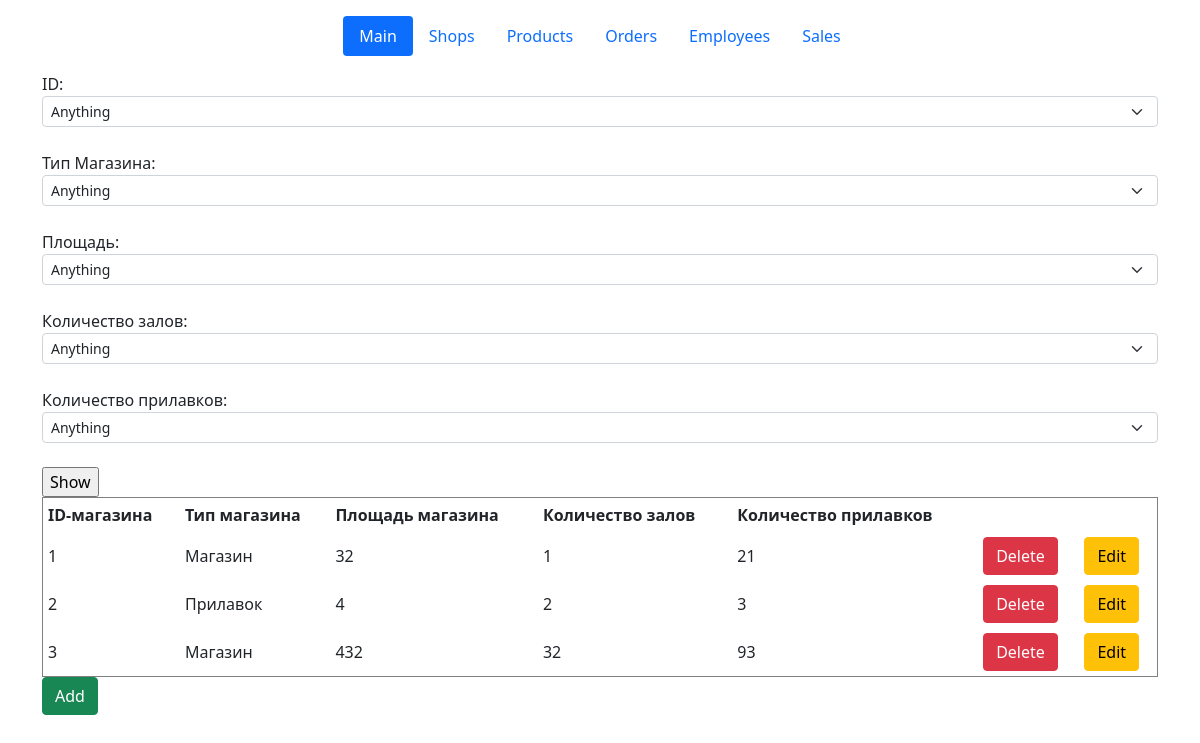
The page /shops on the database its author committed.
### classes_file.py (models this page shows, shortened)
class Shops(db.Model):
    id_shop = db.Column(db.Integer, primary_key=True)
    type_shop = db.Column(db.String(10), nullable=False)
    shops_area = db.Column(db.Integer, nullable=False)
    hall_count = db.Column(db.Integer, default=1)
    stall_count = db.Column(db.Integer, default=1)

### shops.py (the view)
@app.route('/shops')
def shops():
    if "action" in request.args:
        if request.args["action"] == "del": #для обратобки кнопки delete
            id_shop = request.args['id']
            shop = Shops.query.get_or_404(id_shop)
            try:
                db.session.delete(shop)
                db.session.commit()
                return redirect("/shops")
            except:
                return "При удалении записи произошла ошибка"
        elif request.args["action"] == "choice":
            id_lst = [request.args['id_shop']]
            type_shop_lst = [request.args['type_shop']]
            shops_area_lst = [request.args['shops_area']]
            hall_count_lst = [request.args['hall_count']]
            stall_count_lst = [request.args['stall_count']]
            if request.args['id_shop'] == "any":
                temp = db.session.execute(f"SELECT id_shop from Shops").fetchall()
                id_lst = [temp[i][0] for i in range(len(temp))]
            if request.args['type_shop'] == "any":
                temp = db.session.execute(f"SELECT type_shop from Shops").fetchall()
                type_shop_lst = [temp[i][0] for i in range(len(temp))]
            if request.args['shops_area'] == "any":
                temp = db.session.execute(f"SELECT shops_area from Shops").fetchall()
                shops_area_lst = [temp[i][0] for i in range(len(temp))]
            if request.args['hall_count'] == "any":
                temp = db.session.execute(f"SELECT hall_count from Shops").fetchall()
                hall_count_lst = [temp[i][0] for i in range(len(temp))]
            if request.args['stall_count'] == "any":
                temp = db.session.execute(f"SELECT stall_count from Shops").fetchall()
                stall_count_lst = [temp[i][0] for i in range(len(temp))]
            table = db.session.query(Shops).filter(Shops.id_shop.in_(id_lst)).filter(Shops.type_shop.in_(type_shop_lst)).filter(Shops.shops_area.in_(shops_area_lst)).filter(Shops.hall_count.in_(hall_count_lst)).filter(Shops.stall_count.in_(stall_count_lst ))
            return render_template("shops.html", table=table)
        else:
            return redirect("/shops")
    else:
        table = Shops.query.order_by(Shops.id_shop).all()
        return render_template("shops.html", table=table)

### templates/shops.html (shortened to what this page needs)
{% extends 'base.html' %}
{% block body %}
<form action="/shop-choice" method="POST" id="data">
        ID:
            <select name="id_shop" class="form-select form-select-sm">
                <option value="any" label = "Anything">
                {% for el in table %}
                <option value={{el.id_shop}}  label = {{el.id_shop}}>
                {% endfor %}
            </select>
        <br>Тип Магазина:
        <select name="type_shop" class="form-select form-select-sm">
            <option value="any" label = "Anything">
            {% for el in table %}
            <option value={{el.type_shop}}  label = {{el.type_shop}}>
            {% endfor %}
        </select>
        <br>Площадь:
        <select name="shops_area" class="form-select form-select-sm">
            <option value="any" label = "Anything">
                {% for el in table %}
            <option value={{el.shops_area}}  label = {{el.shops_area}}>
                {% endfor %}
        </select>
        <br>Количество залов:
        <select name="hall_count" class="form-select form-select-sm">
            <option value="any" label = "Anything">
                {% for el in table %}
            <option value={{el.hall_count}}  label = {{el.hall_count}}>
                {% endfor %}
        </select>
        <br>Количество прилавков:
        <select name="stall_count" class="form-select form-select-sm">
            <option value="any" label = "Anything">
                {% for el in table %}
            <option value={{el.stall_count}}  label = {{el.stall_count}}>
                {% endfor %}
        </select><br>
    <input type="submit" name="btn btn-success" value="Show"><br>
</form>
    <table border="1" width="100%" cellpadding="5">
        <tr>
            <th>ID-магазина</th>
            <th>Тип магазина</th>
            <th>Площадь магазина</th>
            <th>Количество залов</th>
            <th>Количество прилавков</th>
            <th></th>
            <th></th>
        </tr>
        {% for el in table %}
        <tr>
            <td>{{ el.id_shop }}</td>
            <td>{{ el.type_shop }}</td>
            <td>{{ el.shops_area }}</td>
            <td>{{ el.hall_count }}</td>
            <td>{{ el.stall_count }}</td>
            <td>
                <a href="/shops?id={{el.id_shop}}&action=del" class="btn btn-danger">Delete</a>
            </td>
            <td>
                <a href="/shops/{{el.id_shop}}/edit" class="btn btn-warning">Edit</a>
            </td>
        </tr>
        {% endfor %}
    </table>
    <a href="/shops/create" class="btn btn-success">Add</a>
{% endblock %}

### rows shown on the page
Shops: id_shop "1", type_shop "Магазин", shops_area "32", hall_count "1", stall_count "21"
Shops: id_shop "2", type_shop "Прилавок", shops_area "4", hall_count "2", stall_count "3"
Shops: id_shop "3", type_shop "Магазин", shops_area "432", hall_count "32", stall_count "93"
